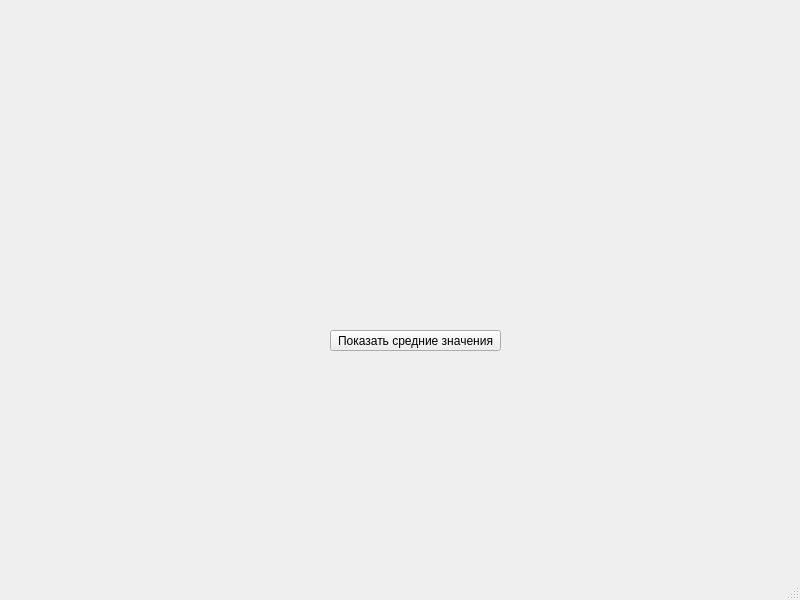
<?xml version="1.0" encoding="UTF-8"?>
<ui version="4.0">
 <class>MainWindow</class>
 <widget class="QMainWindow" name="MainWindow">
  <property name="geometry">
   <rect>
    <x>0</x>
    <y>0</y>
    <width>800</width>
    <height>600</height>
   </rect>
  </property>
  <property name="windowTitle">
   <string>MainWindow</string>
  </property>
  <widget class="QWidget" name="centralwidget">
   <widget class="QWidget" name="verticalLayoutWidget">
    <property name="geometry">
     <rect>
      <x>10</x>
      <y>0</y>
      <width>791</width>
      <height>281</height>
     </rect>
    </property>
    <layout class="QVBoxLayout" name="verticalLayout"/>
   </widget>
   <widget class="QPushButton" name="showAveragesButton">
    <property name="geometry">
     <rect>
      <x>330</x>
      <y>330</y>
      <width>171</width>
      <height>21</height>
     </rect>
    </property>
    <property name="text">
     <string>Показать средние значения</string>
    </property>
   </widget>
  </widget>
  <widget class="QMenuBar" name="menubar">
   <property name="geometry">
    <rect>
     <x>0</x>
     <y>0</y>
     <width>800</width>
     <height>21</height>
    </rect>
   </property>
  </widget>
  <widget class="QStatusBar" name="statusbar"/>
 </widget>
 <resources/>
 <connections/>
</ui>
